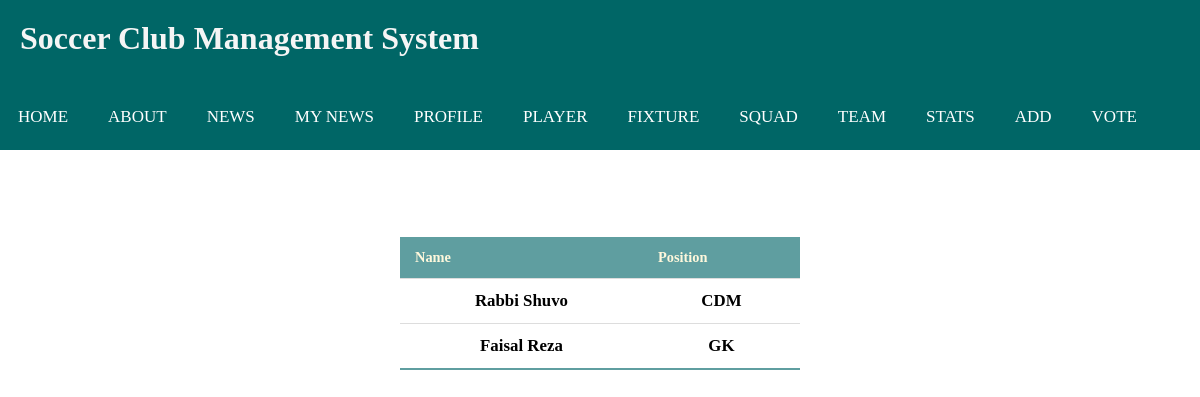
Screenshot of /subs.php (signed in) with the database file from the repository.
### tables this page shows
CREATE TABLE `player` (
  `Id` int(11) NOT NULL,
  `username` varchar(255) NOT NULL,
  `email` varchar(200) NOT NULL,
  `password` varchar(255) NOT NULL,
  `f_name` varchar(200) NOT NULL,
  `l_name` varchar(255) NOT NULL,
  `date_of_birth` date NOT NULL,
  `contact` int(11) NOT NULL,
  `position` varchar(255) NOT NULL,
  `strong_foot` varchar(255) NOT NULL,
  `hired_date` timestamp NOT NULL DEFAULT current_timestamp() ON UPDATE current_timestamp(),
  `contract` int(11) NOT NULL,
  `agent_id` varchar(255) NOT NULL,
  `Team_id` int(11) NOT NULL,
  `appearance` int(11) NOT NULL,
  `goals` int(11) NOT NULL,
  `assist` int(11) NOT NULL,
  `clean_sheet` int(11) NOT NULL,
  `yellow_card` int(11) NOT NULL,
  `red_card` int(11) NOT NULL,
  `Main_Team` varchar(255) NOT NULL
);

### subs.php (the view, shortened to what this page needs)
<!DOCTYPE html>
<html>
<head>
</head>
<body>
		<?php include("index1.php");?>
<?php  if(isset($_COOKIE["currentUser"])){
     $cuser = $_COOKIE["currentUser"];
     ?>
     <center>
	<table class="pd_table">
		<tr align="center">
			<th><b>Name</b></th>
		    <th><b>Position</b></th>
		</tr>
		<?php
			$sql= "SELECT DISTINCT player.Id,player.f_name,player.l_name,player.position FROM team,player,admin WHERE player.Team_id=team.Team_Id AND team.manager_username='$cuser' AND player.Main_Team !='Yes'";
			$run=mysqli_query($link,$sql);
			if($run==true)
			{
				while ($c=mysqli_fetch_array($run)) {?>
					<tr align="center">
						<td><h3><?php echo $c["f_name"]," ".$c["l_name"];?></h3></td>
						<td><h3><?php echo $c["position"];?></h3></td>
						</tr>
		<?php	}}}
		 ?>
	</table>
</center>
</body>
</html>

### test.css (style rules this page uses)
* { margin: 0; padding: 0; box-sizing: border-box; }
.pd_table { border-collapse: collapse; margin: 25px 0; font-size: 0.9em; min-width: 400px; top: 0; }
.pd_table th { background-color: cadetblue; color: cornsilk; text-align: left; font-weight: bold; }
.pd_table th, .pd_table td { padding: 12px 15px; }
.pd_table tr { border-bottom: 1px solid #dddddd; }
.pd_table tbody tr:nth-of-type(even) { background-color: #ffffff; }
.pd_table tbody tr:last-of-type { border-bottom: 2px solid cadetblue ; }

### rows the page displays
player: f_name "Rabbi", l_name "Shuvo", position "CDM"
player: f_name "Faisal", l_name "Reza", position "GK"
